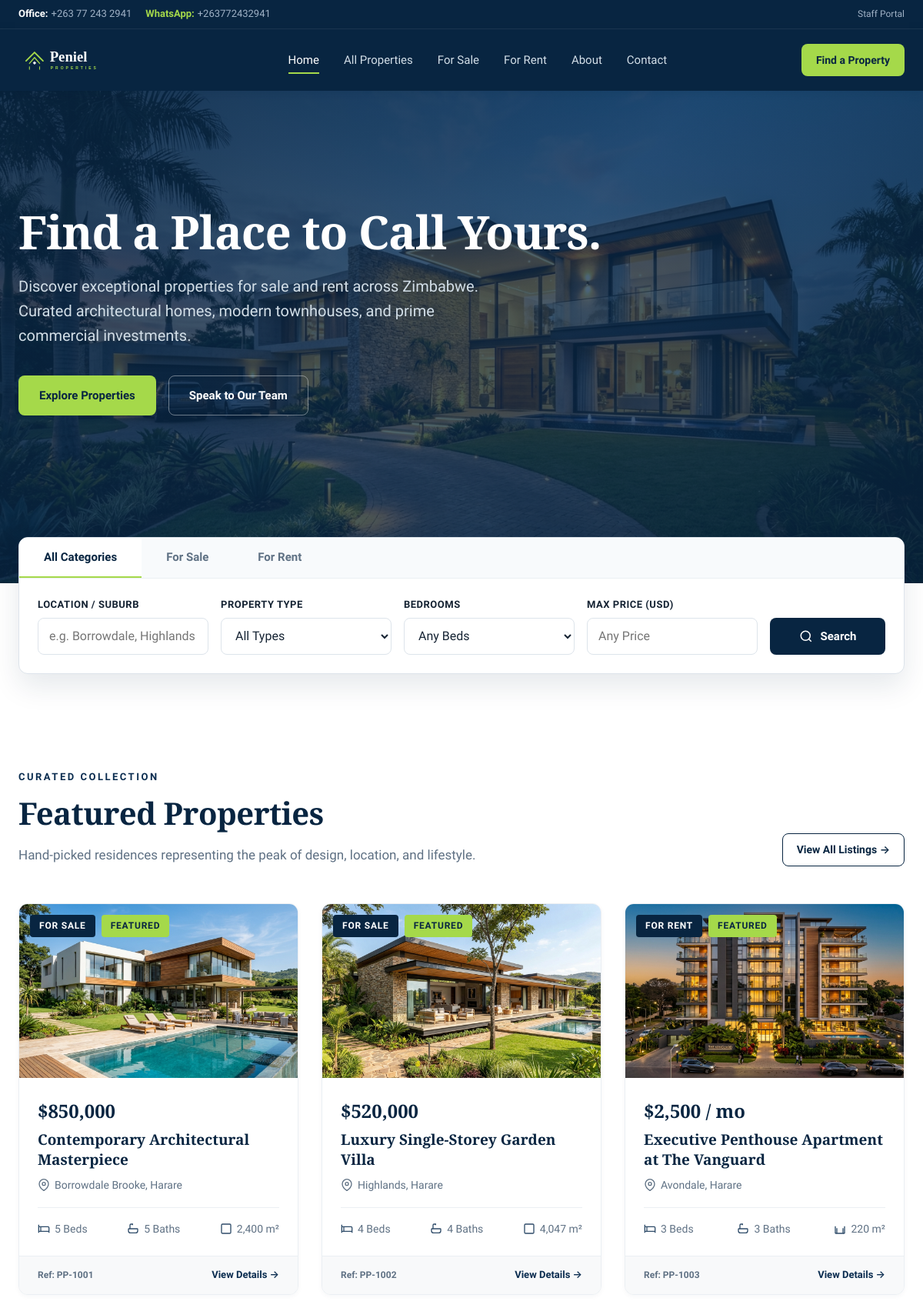
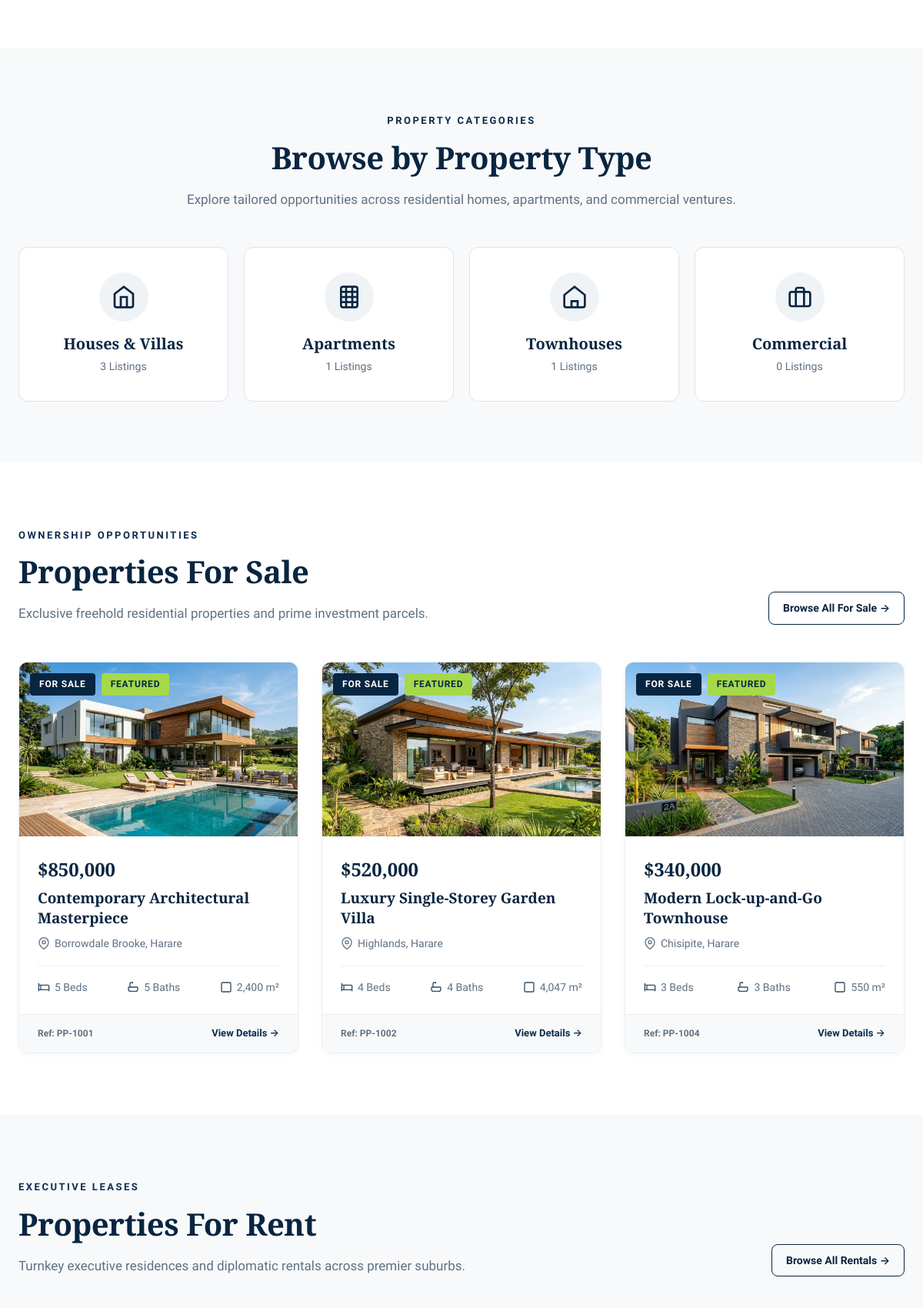
The page / (upper part) on the database its author committed (2 pictures, top to bottom).
### tables this page shows
CREATE TABLE `site_settings` (
  `id` INT UNSIGNED AUTO_INCREMENT PRIMARY KEY,
  `setting_key` VARCHAR(80) NOT NULL UNIQUE,
  `setting_value` TEXT NULL,
  `setting_group` VARCHAR(40) NOT NULL DEFAULT 'general',
  `updated_at` TIMESTAMP DEFAULT CURRENT_TIMESTAMP ON UPDATE CURRENT_TIMESTAMP
);

CREATE TABLE `properties` (
  `id` INT UNSIGNED AUTO_INCREMENT PRIMARY KEY,
  `reference_no` VARCHAR(30) NOT NULL UNIQUE,
  `slug` VARCHAR(200) NOT NULL UNIQUE,
  `title` VARCHAR(255) NOT NULL,
  `description` MEDIUMTEXT NOT NULL,
  `category` ENUM('sale', 'rent') NOT NULL DEFAULT 'sale',
  `property_type` ENUM('house', 'apartment', 'townhouse', 'commercial', 'land') NOT NULL DEFAULT 'house',
  `price` DECIMAL(14,2) NOT NULL,
  `currency` VARCHAR(10) NOT NULL DEFAULT 'USD',
  `rental_frequency` ENUM('month', 'year', 'day') NULL DEFAULT NULL,
  `province` VARCHAR(80) NOT NULL DEFAULT 'Harare',
  `city` VARCHAR(80) NOT NULL DEFAULT 'Harare',
  `suburb` VARCHAR(100) NOT NULL,
  `address` VARCHAR(255) NULL,
  `bedrooms` INT UNSIGNED DEFAULT 0,
  `bathrooms` INT UNSIGNED DEFAULT 0,
  `garages` INT UNSIGNED DEFAULT 0,
  `floor_area_sqm` INT UNSIGNED DEFAULT NULL,
  `land_area_sqm` INT UNSIGNED DEFAULT NULL,
  `amenities` TEXT NULL COMMENT 'JSON array or comma separated list of property features',
  `cover_image` VARCHAR(255) NOT NULL,
  `status` ENUM('available', 'under_offer', 'sold', 'rented') NOT NULL DEFAULT 'available',
  `is_featured` TINYINT(1) NOT NULL DEFAULT 0,
  `is_published` TINYINT(1) NOT NULL DEFAULT 1,
  `views_count` INT UNSIGNED NOT NULL DEFAULT 0,
  `created_at` TIMESTAMP DEFAULT CURRENT_TIMESTAMP,
  `updated_at` TIMESTAMP DEFAULT CURRENT_TIMESTAMP ON UPDATE CURRENT_TIMESTAMP,
  INDEX `idx_category` (`category`),
  INDEX `idx_property_type` (`property_type`),
  INDEX `idx_city_suburb` (`city`, `suburb`),
  INDEX `idx_price` (`price`),
  INDEX `idx_status` (`status`),
  INDEX `idx_published_featured` (`is_published`, `is_featured`)
);

### app/includes/property-card.php (the view)
<?php
$propCover = !empty($prop['cover_image']) ? asset($prop['cover_image']) : asset('assets/images/hero.jpg');
$propUrl = url('property.php?id=' . $prop['id'] . '&slug=' . urlencode($prop['slug']));
$propPrice = format_price($prop['price'], $prop['currency'] ?? 'USD', $prop['rental_frequency'] ?? null);
?>
<div class="property-card">
  <div class="property-card-media">
    <a href="<?= $propUrl ?>" aria-label="<?= e($prop['title']) ?>">
      <img src="<?= $propCover ?>" alt="<?= e($prop['title']) ?>" class="property-card-img" loading="lazy">
    </a>
    <div class="property-card-badges">
      <?= render_status_badge($prop['status'], $prop['category']) ?>
      <?php if (!empty($prop['is_featured'])): ?>
        <span class="property-badge badge-featured">Featured</span>
      <?php endif; ?>
    </div>
  </div>
  <div class="property-card-body">
    <div class="property-card-price"><?= e($propPrice) ?></div>
    <h3 class="property-card-title">
      <a href="<?= $propUrl ?>"><?= e($prop['title']) ?></a>
    </h3>
    <div class="property-card-location">
      <svg width="16" height="16" viewBox="0 0 24 24" fill="none" stroke="currentColor" stroke-width="2">
        <path d="M21 10c0 7-9 13-9 13s-9-6-9-13a9 9 0 0 1 18 0z"></path>
        <circle cx="12" cy="10" r="3"></circle>
      </svg>
      <span><?= e($prop['suburb']) ?>, <?= e($prop['city']) ?></span>
    </div>
    <div class="property-specs">
      <?php if (!empty($prop['bedrooms'])): ?>
        <div class="spec-item" title="Bedrooms">
          <svg class="spec-icon" width="16" height="16" viewBox="0 0 24 24" fill="none" stroke="currentColor" stroke-width="2">
            <path d="M2 4v16M2 8h18a2 2 0 0 1 2 2v10M2 17h20M6 8v9"></path>
          </svg>
          <span><?= (int)$prop['bedrooms'] ?> Beds</span>
        </div>
      <?php endif; ?>
      <?php if (!empty($prop['bathrooms'])): ?>
        <div class="spec-item" title="Bathrooms">
          <svg class="spec-icon" width="16" height="16" viewBox="0 0 24 24" fill="none" stroke="currentColor" stroke-width="2">
            <path d="M4 12h16a1 1 0 0 1 1 1v3a4 4 0 0 1-4 4H7a4 4 0 0 1-4-4v-3a1 1 0 0 1 1-1Z"></path>
            <path d="M6 12V5a2 2 0 0 1 2-2h3v2"></path>
          </svg>
          <span><?= (int)$prop['bathrooms'] ?> Baths</span>
        </div>
      <?php endif; ?>
      <?php if (!empty($prop['land_area_sqm'])): ?>
        <div class="spec-item" title="Land Area">
          <svg class="spec-icon" width="16" height="16" viewBox="0 0 24 24" fill="none" stroke="currentColor" stroke-width="2">
            <rect x="3" y="3" width="18" height="18" rx="2"></rect>
          </svg>
          <span><?= number_format($prop['land_area_sqm']) ?> m²</span>
        </div>
      <?php elseif (!empty($prop['floor_area_sqm'])): ?>
        <div class="spec-item" title="Floor Area">
          <svg class="spec-icon" width="16" height="16" viewBox="0 0 24 24" fill="none" stroke="currentColor" stroke-width="2">
            <path d="M3 21h18M3 7v14M21 7v14M6 21V11M18 21V11"></path>
          </svg>
          <span><?= number_format($prop['floor_area_sqm']) ?> m²</span>
        </div>
      <?php endif; ?>
    </div>
  </div>
  <div class="property-card-footer">
    <span style="color: var(--color-text-muted); font-size: 0.75rem;">Ref: <?= e($prop['reference_no']) ?></span>
    <a href="<?= $propUrl ?>" style="display: flex; align-items: center; gap: 4px;">
      View Details &rarr;
    </a>
  </div>
</div>

### app/includes/header.php (shortened to what the rows shown need)
<?php
require_once __DIR__ . '/../helpers/helpers.php';
$companyPhone = get_setting('contact_phone', COMPANY_PHONE);
$companyWhatsapp = get_setting('whatsapp_number', COMPANY_WHATSAPP);
?>
<!DOCTYPE html>
<html lang="en">
<head>
  <link rel="stylesheet" href="<?= asset('assets/css/style.css') ?>">
</head>
<body>
  <div class="site-topbar">
    <div class="container topbar-inner">
      <div class="topbar-contacts">
        <span class="topbar-contact-item"><strong style="color: var(--color-white);">Office:</strong> <?= e($companyPhone) ?></span>
        <span class="topbar-contact-item"><strong style="color: var(--color-lime);">WhatsApp:</strong> <?= e($companyWhatsapp) ?></span>
      </div>
    </div>
  </div>

### index.php (shortened to what the rows shown need)
<?php
require_once __DIR__ . '/app/helpers/helpers.php';
$db = get_db_connection();
$featuredProperties = [];
$saleProperties = [];
$rentProperties = [];
$dbConnected = ($db !== null);
if ($dbConnected) {
    try {
        $stmt = $db->query("SELECT * FROM properties WHERE is_published = 1 AND is_featured = 1 ORDER BY created_at DESC LIMIT 3");
        $featuredProperties = $stmt->fetchAll();
        $stmt = $db->query("SELECT * FROM properties WHERE is_published = 1 AND category = 'sale' ORDER BY created_at DESC LIMIT 3");
        $saleProperties = $stmt->fetchAll();
        $stmt = $db->query("SELECT * FROM properties WHERE is_published = 1 AND category = 'rent' ORDER BY created_at DESC LIMIT 3");
        $rentProperties = $stmt->fetchAll();
    } catch (PDOException $e) {
        error_log("DB Query Error: " . $e->getMessage());
    }
}
require_once __DIR__ . '/app/includes/header.php';
?>
<section class="hero-section" style="background-image: url('<?= asset('assets/images/hero.jpg') ?>');">
  <div class="container">
    <div class="hero-content">
      <h1 class="hero-title">Find a Place to Call Yours.</h1>
    </div>
  </div>
</section>
<section class="section">
  <div class="container">
    <div class="section-header" style="display: flex; justify-content: space-between; align-items: flex-end; flex-wrap: wrap; gap: 16px;">
      <div>
        <h2 class="section-title">Featured Properties</h2>
      </div>
    </div>
    <?php if (!empty($featuredProperties)): ?>
      <div class="properties-grid">
        <?php foreach ($featuredProperties as $prop): ?>
          <?php include __DIR__ . '/app/includes/property-card.php'; ?>
        <?php endforeach; ?>
      </div>
    <?php else: ?>
      <div style="text-align: center; padding: 60px 0; background: var(--color-off-white); border-radius: var(--radius-lg);">
        <p style="color: var(--color-text-muted);">No featured properties currently listed. Please check back soon.</p>
      </div>
    <?php endif; ?>
  </div>
</section>
<section class="section section-bg-soft">
  <div class="container">
    <div class="section-header text-center">
      <h2 class="section-title">Browse by Property Type</h2>
    </div>
  </div>
</section>
<?php if (!empty($saleProperties)): ?>
<section class="section">
  <div class="container">
    <div class="section-header" style="display: flex; justify-content: space-between; align-items: flex-end; flex-wrap: wrap; gap: 16px;">
      <div>
        <h2 class="section-title">Properties For Sale</h2>
      </div>
    </div>
    <div class="properties-grid">
      <?php foreach ($saleProperties as $prop): ?>
        <?php include __DIR__ . '/app/includes/property-card.php'; ?>
      <?php endforeach; ?>
    </div>
  </div>
</section>
<?php endif; ?>
<?php if (!empty($rentProperties)): ?>
<section class="section section-bg-soft">
  <div class="container">
    <div class="section-header" style="display: flex; justify-content: space-between; align-items: flex-end; flex-wrap: wrap; gap: 16px;">
      <div>
        <h2 class="section-title">Properties For Rent</h2>
      </div>
    </div>
      <?php foreach ($rentProperties as $prop): ?>
        <?php include __DIR__ . '/app/includes/property-card.php'; ?>
      <?php endforeach; ?>
  </div>
</section>
<?php endif; ?>
<?php require_once __DIR__ . '/app/includes/footer.php'; ?>

### app/helpers/helpers.php (shortened to what the rows shown need)
<?php
function e(?string $value): string {
    return htmlspecialchars($value ?? '', ENT_QUOTES, 'UTF-8');
}
function url(string $path = ''): string {
    $path = ltrim($path, '/');
    return rtrim(BASE_URL, '/') . ($path !== '' ? '/' . $path : '');
}
function asset(string $path = ''): string {
    return url($path);
}
function format_price($price, string $currency = 'USD', ?string $frequency = null): string {
    $symbol = ($currency === 'USD') ? '$' : $currency . ' ';
    $formatted = $symbol . number_format((float)$price, 0);
    if (!empty($frequency)) {
        $freqMap = [
            'month' => '/ mo',
            'year'  => '/ yr',
            'day'   => '/ day'
        ];
        $formatted .= ' ' . ($freqMap[strtolower($frequency)] ?? '/ ' . $frequency);
    }
    return $formatted;
}
function render_status_badge(string $status, string $category = 'sale'): string {
    $status = strtolower($status);
    $badgeClasses = [
        'available'   => 'badge-available',
        'under_offer' => 'badge-under-offer',
        'sold'        => 'badge-sold',
        'rented'      => 'badge-rented'
    ];
    $labels = [
        'available'   => ($category === 'rent' ? 'For Rent' : 'For Sale'),
        'under_offer' => 'Under Offer',
        'sold'        => 'Sold',
        'rented'      => 'Rented'
    ];
    $class = $badgeClasses[$status] ?? 'badge-neutral';
    $label = $labels[$status] ?? ucfirst(str_replace('_', ' ', $status));
    return '<span class="property-badge ' . e($class) . '">' . e($label) . '</span>';
}
function get_setting(string $key, string $default = ''): string {
    $db = get_db_connection();
    try {
        $stmt = $db->prepare("SELECT setting_value FROM site_settings WHERE setting_key = ? LIMIT 1");
        $stmt->execute([$key]);
        $val = $stmt->fetchColumn();
        return ($val !== false && $val !== null) ? $val : $default;
    } catch (Exception $e) {
        return $default;
    }
}

### rows shown on the page
site_settings: setting_value "+263 77 243 2941"
site_settings: setting_value "+263772432941"
properties: cover_image (picture), label "FOR SALE", is_featured "FEATURED", propPrice "$850,000", title "Contemporary Architectural Masterpiece", suburb "Borrowdale Brooke", city "Harare", bedrooms "5", bathrooms "5", land_area_sqm "2,400", reference_no "PP-1001"
properties: cover_image (picture), label "FOR SALE", is_featured "FEATURED", propPrice "$520,000", title "Luxury Single-Storey Garden Villa", suburb "Highlands", city "Harare", bedrooms "4", bathrooms "4", land_area_sqm "4,047", reference_no "PP-1002"
properties: cover_image (picture), label "FOR RENT", is_featured "FEATURED", propPrice "$2,500 / mo", title "Executive Penthouse Apartment at The Vanguard", suburb "Avondale", city "Harare", bedrooms "3", bathrooms "3", floor_area_sqm "220", reference_no "PP-1003"
properties: cover_image (picture), label "FOR SALE", is_featured "FEATURED", propPrice "$340,000", title "Modern Lock-up-and-Go Townhouse", suburb "Chisipite", city "Harare", bedrooms "3", bathrooms "3", land_area_sqm "550", reference_no "PP-1004"

### other values the page prints
$propertyTypeCounts['house'] "3"
$propertyTypeCounts['apartment'] "1"
$propertyTypeCounts['townhouse'] "1"
$propertyTypeCounts['commercial'] "0"
